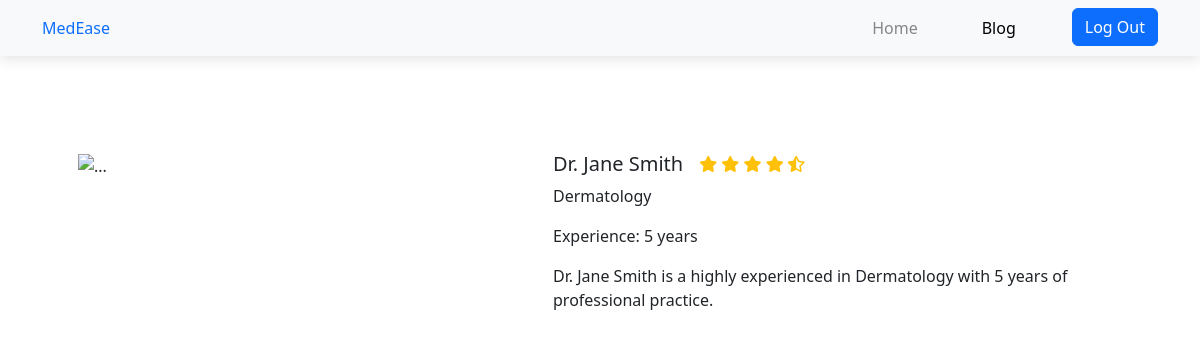
The page /view_profile/2 on the database its author committed.
### tables this page shows
CREATE TABLE doctors (
            id INTEGER PRIMARY KEY AUTOINCREMENT,
            name TEXT,
            specialty TEXT,
            experience TEXT
        );

### app.py (the view)
@app.route('/view_profile/<int:doctor_id>')
def view_profile(doctor_id):
    conn = sqlite3.connect('schema.db')
    cursor = conn.cursor()
    cursor.execute('SELECT * FROM doctors WHERE id = ?', (doctor_id,))
    doctor = cursor.fetchone()
    cursor.close()
    conn.close()
    return render_template('profile.html', doctor=doctor)

### templates/profile.html (shortened to what this page needs)
<!DOCTYPE html>
<html lang="en">
  <head>
    <link rel="stylesheet" href="mainpage.css" />
    <link
      rel="stylesheet"
      href="https://cdnjs.cloudflare.com/ajax/libs/font-awesome/5.15.4/css/all.min.css"
    />
    <link
      href="https://cdn.jsdelivr.net/npm/bootstrap@5.3.3/dist/css/bootstrap.min.css"
      rel="stylesheet"
    />
  </head>
  <body>
    <nav class="navbar mb-5 navbar-shadow navbar-expand-lg bg-body-tertiary">
      <div class="container">
        <a href="navbar-brand" style="text-decoration: none">MedEase</a>
        <div class="collapse navbar-collapse" id="navbarSupportedContent">
          <ul class="navbar-nav ms-auto mb-2 mb-lg-0">
            <li class="nav-item me-5">
              <a class="nav-link disabled" aria-current="page" href="index.html"
                >Home</a
              >
            </li>
            <li class="nav-item me-5">
              <a class="nav-link active" aria-current="page" href="blogs.html"
                >Blog</a
              >
            </li>
            <li>
              <input
                id="logOut"
                type="button"
                class="btn-primary btn"
                value="Log Out"
              />
            </li>
          </ul>
        </div>
      </div>
    </nav>
    <div class="container mt-5">
      <div class="row doctor-profile">
        <div class="col-lg-5 image-doctor-main p-5">
          <img
            src="https://t3.ftcdn.net/jpg/02/60/04/08/360_F_260040863_fYxB1SnrzgJ9AOkcT0hoe7IEFtsPiHAD.jpg"
            alt="..."
            class="image-doctor"
          />
        </div>
        <div class="doctors-desc p-5 col-lg-7">
          <div class="d-flex justify-content-between align-items-center mb-2">
            <h5 class="card-title me-3 mb-0">{{ doctor[1] }}</h5>
            <span class="rating text-warning me-auto">
              <span class="fa fa-star checked"></span>
              <span class="fa fa-star checked"></span>
              <span class="fa fa-star checked"></span>
              <span class="fa fa-star checked"></span>
              <span class="fa fa-star-half-alt"></span>
            </span>
          </div>
          <p>{{ doctor[2] }}</p>
          <p>Experience: {{doctor[3]}}</p>
          <p>
            {{doctor[1]}} is a highly experienced in {{ doctor[2] }} with {{ doctor[3] }} of
            professional practice.
          </p>
        </div>
      </div>
    </div>
  </body>
</html>

### static/css/mainpage.css (style rules this page uses)
.disabled { color: rgb(134, 134, 134) !important; }
.navbar-nav .nav-item .nav-link { color: rgb(0, 0, 0); }
.navbar-shadow { box-shadow: rgba(0, 0, 0, 0.1) 0px 4px 12px; background: #f9f7f7; }

### rows shown on the page
doctors: name "Dr. Jane Smith", specialty "Dermatology", experience "5 years"
